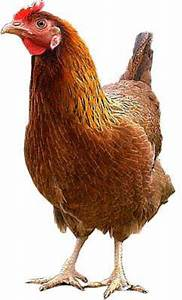
#> input picture data/raw-img/2.jpeg, 182 x 300 px, found by its file name; its folder holds 4 pictures in this run
$ python image_resize.py
#> lines starting #> are read from the running program, lines starting #| are printed output that depends on the picture; pictures that were not available may be replaced by others from this repository, and a replacement may not be noted
'''
resizes all images from RAW_PATH and SKETCH_PATH to 256x256, stacks them horizontally and saves to a new folder 'combined'
assumes files in raw-img and sketch-img are named the same and all raw-img files have a coresponding sketch-img
'''

import numpy as np
from PIL import Image
import os

def get_concat_h(im1, im2):
    dst = Image.new('RGB', (im1.width + im2.width, im1.height))
    dst.paste(im1, (0, 0))
    dst.paste(im2, (im1.width, 0))
    return dst


RAW_PATH = 'data/raw-img/'
SKETCH_PATH = 'data/sketch-img/'
IMG_SIZE = (256,256)
RESULT_PATH = 'data/combined/'
if not os.path.exists(RESULT_PATH):
    os.mkdir(RESULT_PATH)

raw_dir = os.listdir(RAW_PATH)
sketch_dir = os.listdir(SKETCH_PATH)
combined_dir = zip(raw_dir, sketch_dir)

for raw_file, sketch_file in combined_dir:
    raw_img = Image.open('{}{}'.format(RAW_PATH, raw_file))
#> raw_img is the input picture: PIL image 182x300 RGB; mean R, G, B 192.9, 167.1, 152.9
    raw_img = raw_img.resize(IMG_SIZE)
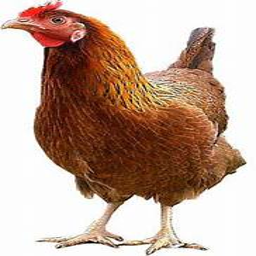
#> raw_img: PIL image 256x256 RGB; mean R, G, B 192.9, 167, 152.9
    sketch_img = Image.open('{}{}'.format(SKETCH_PATH, sketch_file))
    sketch_img = sketch_img.resize(IMG_SIZE)

    merged_img = get_concat_h(raw_img, sketch_img)
#> in get_concat_h, `dst = Image.new('RGB', (im1.width + im2.width, im1.height))`: dst: PIL image 512x256 RGB; every value is 0
#> in get_concat_h, `dst.paste(im1, (0, 0))`:
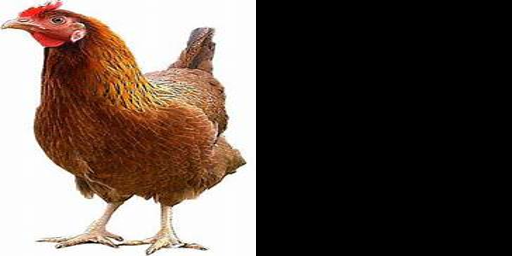
#> dst: PIL image 512x256 RGB; mean R, G, B 96.4, 83.5, 76.4
#> in get_concat_h, `dst.paste(im2, (im1.width, 0))`:
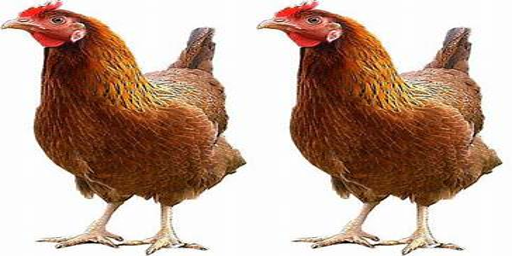
#> dst: PIL image 512x256 RGB; mean R, G, B 192.9, 167, 152.9
    merged_img.save('{}{}'.format(RESULT_PATH, raw_file))
